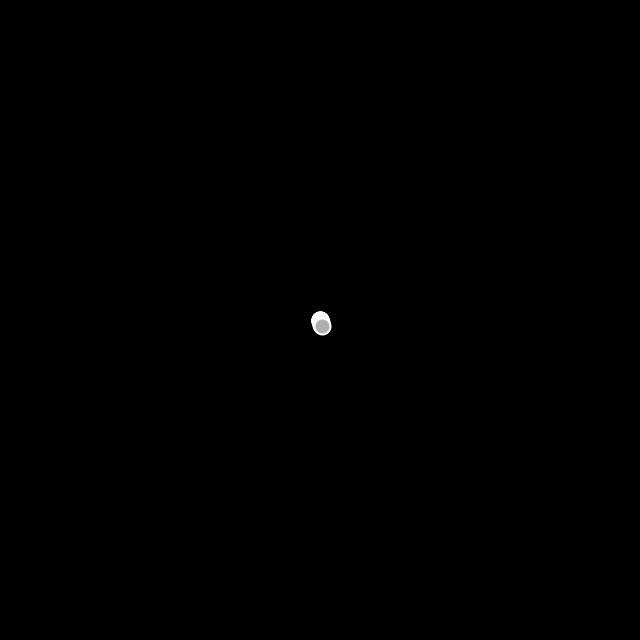
Frame 1 (no input)
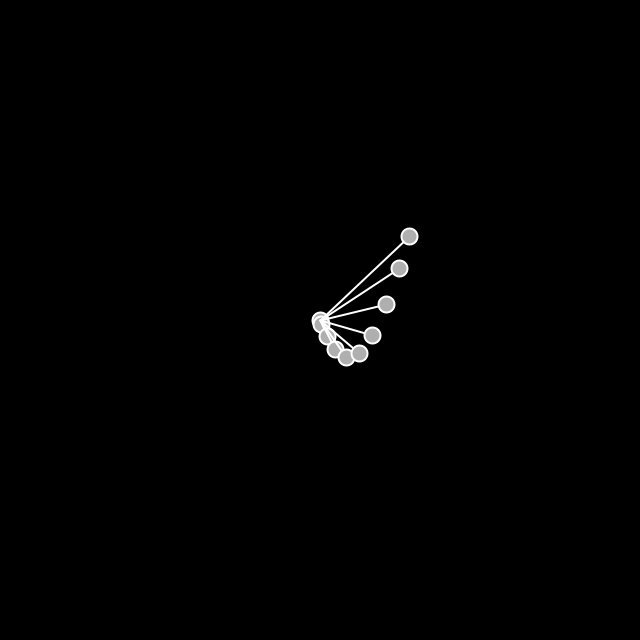
Frame 60 (the mouse pressed at the canvas centre just before this capture)
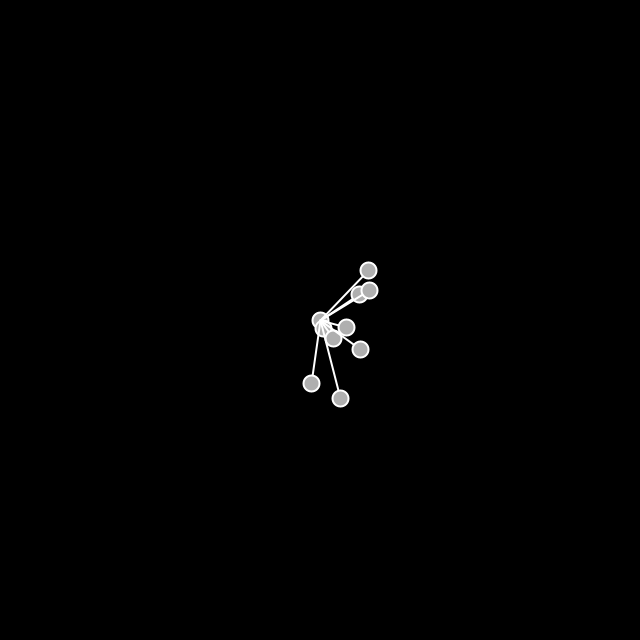
Frame 120 (the mouse held since frame 60 and released just before this capture)

The Processing sketch that drew these frames (run headless with seeded random() and noise(); from frame 60 on, the mouse is pressed at the canvas centre):

// Processing sketch: ex_3_6_oscillator_patterns
// ── ex_3_6_oscillator_patterns.pde
Oscillator[] oscillators = new Oscillator[10];

void setup () {
  size(640,640);
  for (int i = 0; i < oscillators.length; i++) {
    oscillators[i] = new Oscillator(
      new PVector(0.003*i, 0.008*i),
      new PVector(10*i, 10*i)
    );
  }
}

void draw() {
  background(0);
  
  for (int i = 0; i < oscillators.length; i++) {
    oscillators[i].oscillate();
    oscillators[i].display();
  }
}

class Oscillator  {
  PVector angle;
  PVector velocity;
  PVector amplitude;

  Oscillator(PVector velocity, PVector amplitude)  {
    angle = new PVector();
    this.velocity = velocity;
    this.amplitude = amplitude;
  }

  void oscillate()  {
    angle.add(velocity);
  }

  void display()  {
    // Oscillating on the x-axis
    float x = sin(angle.x)*amplitude.x;
    // Oscillating on the y-axis
    float y = sin(angle.y)*amplitude.y;

    pushMatrix();
    translate(width/2,height/2);
    stroke(255);
    strokeWeight(2);
    fill(175);
    smooth();
    // Drawing the Oscillator as a line connecting a circle
    line(0,0,x,y);
    smooth();
    ellipse(x,y,16,16);
    popMatrix();
  }
}
